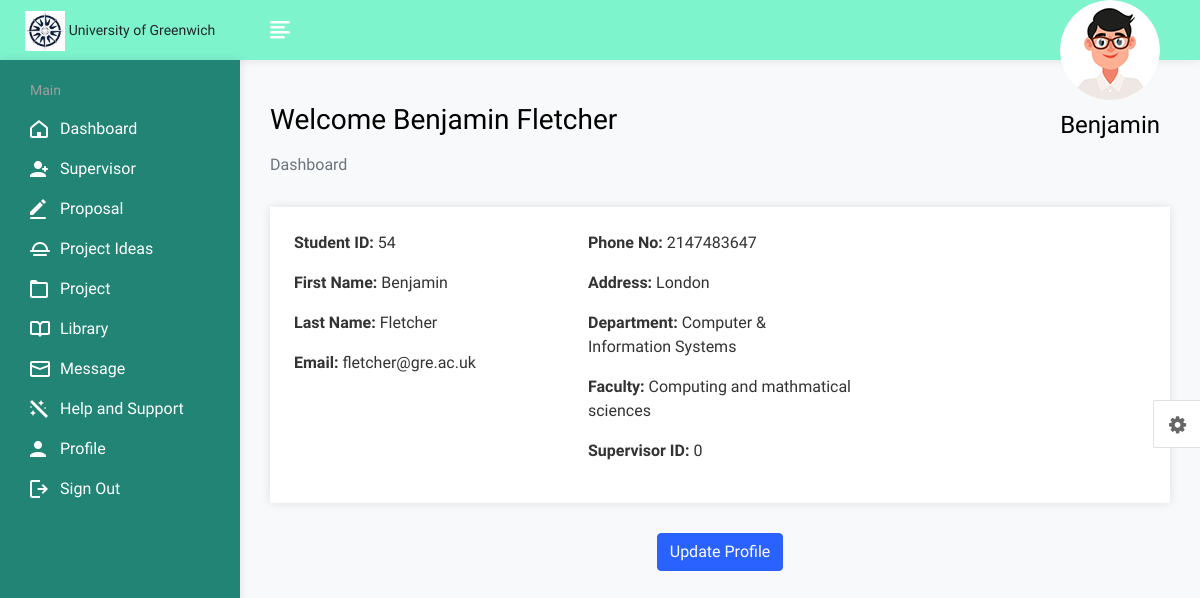
/student/profile.php (signed in), run on the app's committed database.
### tables this page shows
CREATE TABLE `student` (
  `sid` int(11) NOT NULL,
  `firstname` varchar(150) NOT NULL,
  `lastname` varchar(150) NOT NULL,
  `email` varchar(150) NOT NULL,
  `phoneno` int(15) NOT NULL,
  `address` varchar(150) NOT NULL,
  `faculty` varchar(150) NOT NULL,
  `department` varchar(150) NOT NULL,
  `lid` int(11) NOT NULL,
  `photo` varchar(255) DEFAULT NULL,
  `password` varchar(150) NOT NULL,
  `username` varchar(150) NOT NULL
);

### student/profile.php (the view, shortened to what this page needs)
<?php
require("config.php");
$query = "SELECT sid, firstname, lastname, photo, email, phoneno, address, department, faculty, lid FROM student WHERE sid = '{$_SESSION['sid']}'";
$result = mysqli_query($con, $query);
if ($result && mysqli_num_rows($result) > 0) {
    $row = mysqli_fetch_assoc($result);
    $sid = $row['sid'];
    $lastName = $row['lastname'];
    $email = $row['email'];
    $phoneNo = $row['phoneno'];
    $address = $row['address'];
    $department = $row['department'];
    $faculty = $row['faculty'];
    $lid = $row['lid'];
} else {
    exit('Error fetching student details');
}
?>
<!DOCTYPE html>
<html lang="en">
<head>
    <link rel="stylesheet" href="assets/css/bootstrap.min.css">
    <link rel="stylesheet" href="assets/css/font-awesome.min.css">
    <link rel="stylesheet" href="assets/css/feathericon.min.css">
    <link rel="stylesheet" href="assets/plugins/morris/morris.css">
    <link rel="stylesheet" href="assets/css/style.css">
</head>
<body>
    <div class="main-wrapper">
        <?php include("header.php"); ?>
        <div class="page-wrapper">
            <div class="content container-fluid">
                <div class="page-header">
                    <div class="row">
                        <div class="col-sm-12">
                            <h3 class="page-title" style="color:black;margin-top:13px;text-transform:capitalize;">Welcome <?php echo $firstName . ' ' . $lastName; ?></h3>
                            <ul class="breadcrumb">
                                <li class="breadcrumb-item active">Dashboard</li>
                            </ul>
                        </div>
                    </div>
                </div>
                <div class="card">
                    <div class="card-body">
                        <div class="row">
                            <div class="col-md-8">
                                <div class="row">
                                    <div class="col-md-6">
                                        <p><strong>Student ID:</strong> <?php echo $sid; ?></p>
                                        <p><strong>First Name:</strong> <?php echo $firstName; ?></p>
                                        <p><strong>Last Name:</strong> <?php echo $lastName; ?></p>
                                        <p><strong>Email:</strong> <?php echo $email; ?></p>
                                    </div>
                                    <div class="col-md-6">
                                        <p><strong>Phone No:</strong> <?php echo $phoneNo; ?></p>
                                        <p><strong>Address:</strong> <?php echo $address; ?></p>
                                        <p><strong>Department:</strong> <?php echo $department; ?></p>
                                        <p><strong>Faculty:</strong> <?php echo $faculty; ?></p>
                                        <p><strong>Supervisor ID:</strong> <?php echo $lid; ?></p>
                                    </div>
                                </div>
                            </div>
                        </div>
                    </div>
                </div>
				<div class="mt-3 text-center">
    <button class="btn btn-primary" onclick="updateProfile()">Update Profile</button>
</div>
            </div>
        </div>
</body>
</html>

### student/header.php (shortened to what this page needs)
<?php
require("config.php");
$query = "SELECT firstname FROM student WHERE sid = '{$_SESSION['sid']}'";
$result = mysqli_query($con, $query);
if ($result && mysqli_num_rows($result) > 0) {
    $row = mysqli_fetch_assoc($result);
    $firstName = $row['firstname'];
} else {
    $firstName = 'Unknown';
}
?>
<div class="header">
    <div class="header-left">
        <a href="dashboard.php" class="logo">
            <img src="assets/img/logo.jpg" alt="Logo" width="30" height="50">
            <span style="font-size: 14px;">University of Greenwich</span>
        </a>
    </div>
    <a href="javascript:void(0);" id="toggle_btn">
        <i class="fe fe-text-align-left"></i>
    </a>
    <ul class="nav sid-menu">
        <li class="nav-item dropdown app-dropdown">
            <a href="#" class="dropdown-toggle nav-link" data-toggle="dropdown">
                <span class="sid-img"><img class="rounded-circle" src="assets/img/profiles/avatar-01.png" alt="Ryan Taylor"></span>
                <h4 style="color:black;margin-top:13px;text-transform:capitalize;"><?php echo $firstName; ?></h4>
            </a>
        </li>
    </ul>
</div>
            </div>
            <div class="sidebar" id="sidebar">
                <div class="sidebar-inner slimscroll">
					<div id="sidebar-menu" class="sidebar-menu">
						<ul>
							<li class="menu-title">
								<span>Main</span>
							</li>
							<li>
							<a href="dashboard.php"><i class="fe fe-home"></i> <span>Dashboard</span></a>
                            <a href="supervisor.php"><i class="fe fe-sid-plus"></i> <span>Supervisor</span></a>
                            <a href="proposal.php"><i class="fe fe-edit"></i> <span>Proposal</span></a>
<a href="idea.php"><i class="fe fe-sunrise"></i> <span>Project Ideas</span></a>
<a href="project.php"><i class="fe fe-folder"></i> <span>Project</span></a>
<a href="library.php"><i class="fe fe-book"></i> <span>Library</span></a>
<a href="message.php"><i class="fe fe-mail"></i> <span>Message</span></a>
<a href="help.php"><i class="fe fe-magic"></i> <span>Help and Support</span></a>
<a href="profile.php"><i class="fe fe-sid"></i> <span>Profile</span></a>
<a href="logout.php"><i class="fe fe-logout"></i> <span>Sign Out</span></a>
							</li>
						</ul>
					</div>
                </div>
            </div>

### student/header.php (style rules this page uses)
.nav.sid-menu { display: flex; flex-direction: row-reverse; align-items: center; margin-right: 15px; height: 50px; }
.nav.sid-menu li { order: -1; margin-left: 10px; }
.nav.sid-menu h4 { color: white; margin-right: 10px; text-transform: capitalize; line-height: 1; }

### data on the page
student: firstname "Benjamin", lastname "Fletcher", sid "54", email "fletcher@gre.ac.uk", phoneno "2147483647", address "London", department "Computer & Information Systems", faculty "Computing and mathmatical sciences", lid "0"
